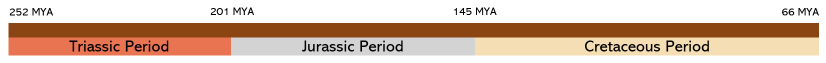
#> input picture code/timeline/timeline3.png, 1652 x 126 px (shown at 1/2 size)
$ python timeline_creator.py
#> lines starting #> are read from the running program, lines starting #| are printed output that depends on the picture
from PIL import Image, ImageDraw

# Open the timeline image
image = Image.open("timeline3.png")
#> image is the input picture: PIL image 1652x126 RGB; mean R, G, B 215.5, 188.9, 170.3

# Get the width and height of the image
width, height = image.size
#> width = 1652; height = 126

# Define the bar parameters
bar_height = 5
bar_color = (260, 260, 260)  # (255, 0, 0)

###############################################################################

# Define the start and end years
start_year = 155
end_year = 145
dino_name = "diplodocus"

###############################################################################

y_height = 68
# Calculate the X coordinates for the bar
start_x = int(17 + 8.7 * (252 - start_year))
end_x = int(1638 + 8.7 * (66 - end_year))

# Calculate the width of the bar
bar_width = end_x - start_x

# Create the bar image
bar_image = Image.new('RGB', (bar_width, bar_height), color=bar_color)

# Paste the bar onto the timeline image
image.paste(bar_image, (start_x, height - y_height))
# image.paste(bar_image, (start_x, height - 52))

# Create a draw object to draw vertical lines
draw = ImageDraw.Draw(image)

# Define the length of the vertical lines
vertical_line_length = 28

# Draw a vertical line at the start
start_line_x = start_x
start_line_y1 = height - 80
#> start_line_y1 = 46
start_line_y2 = start_line_y1 + vertical_line_length
#> start_line_y2 = 74
draw.line([(start_line_x, start_line_y1),
          (start_line_x, start_line_y2)], fill=bar_color, width=5)

# Draw a vertical line at the end
end_line_x = start_x + bar_width
end_line_y1 = height - 80
#> end_line_y1 = 46
end_line_y2 = end_line_y1 + vertical_line_length
#> end_line_y2 = 74
draw.line([(end_line_x, end_line_y1), (end_line_x, end_line_y2)],
          fill=bar_color, width=5)

# Save the final image
image.save(dino_name + "_timline.png")
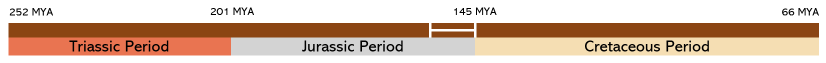
#> saved as diplodocus_timline.png: PIL image 1652x126 RGB (shown at 1/2 size); mean R, G, B 215.9, 189.5, 171.1

$ run again, with code/timeline/timeline2.png copied over code/timeline/timeline3.png
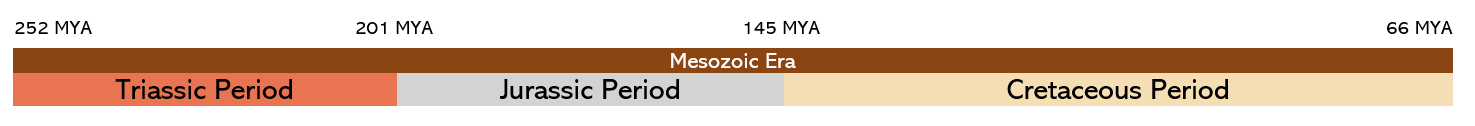
#> input picture code/timeline/timeline2.png, 1475 x 126 px
#> image is the input picture: PIL image 1475x126 RGBA; mean R, G, B, A 221.3, 198.1, 181.6, 255
#> `image.save(dino_name + "_timline.png")`:
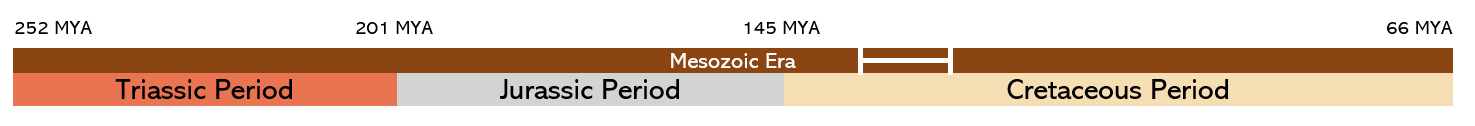
#> saved as diplodocus_timline.png: PIL image 1475x126 RGBA; mean R, G, B, A 221.8, 198.8, 182.5, 255
